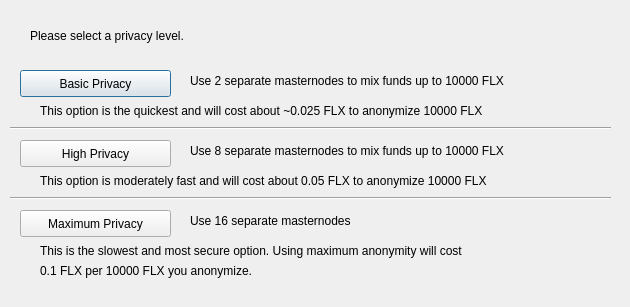
<?xml version="1.0" encoding="UTF-8"?>
<ui version="4.0">
 <class>DarksendConfig</class>
 <widget class="QDialog" name="DarksendConfig">
  <property name="geometry">
   <rect>
    <x>0</x>
    <y>0</y>
    <width>630</width>
    <height>307</height>
   </rect>
  </property>
  <property name="windowTitle">
   <string>Configure Darksend</string>
  </property>
  <widget class="QPushButton" name="buttonBasic">
   <property name="geometry">
    <rect>
     <x>20</x>
     <y>70</y>
     <width>151</width>
     <height>27</height>
    </rect>
   </property>
   <property name="text">
    <string>Basic Privacy</string>
   </property>
  </widget>
  <widget class="QPushButton" name="buttonHigh">
   <property name="geometry">
    <rect>
     <x>20</x>
     <y>140</y>
     <width>151</width>
     <height>27</height>
    </rect>
   </property>
   <property name="text">
    <string>High Privacy</string>
   </property>
  </widget>
  <widget class="QPushButton" name="buttonMax">
   <property name="geometry">
    <rect>
     <x>20</x>
     <y>210</y>
     <width>151</width>
     <height>27</height>
    </rect>
   </property>
   <property name="text">
    <string>Maximum Privacy</string>
   </property>
  </widget>
  <widget class="QLabel" name="label">
   <property name="geometry">
    <rect>
     <x>30</x>
     <y>20</y>
     <width>571</width>
     <height>31</height>
    </rect>
   </property>
   <property name="text">
    <string>Please select a privacy level.</string>
   </property>
  </widget>
  <widget class="QLabel" name="label_2">
   <property name="geometry">
    <rect>
     <x>190</x>
     <y>70</y>
     <width>421</width>
     <height>21</height>
    </rect>
   </property>
   <property name="text">
    <string>Use 2 separate masternodes to mix funds up to 10000 FLX</string>
   </property>
  </widget>
  <widget class="QLabel" name="label_3">
   <property name="geometry">
    <rect>
     <x>190</x>
     <y>140</y>
     <width>411</width>
     <height>21</height>
    </rect>
   </property>
   <property name="text">
    <string>Use 8 separate masternodes to mix funds up to 10000 FLX</string>
   </property>
  </widget>
  <widget class="QLabel" name="label_4">
   <property name="geometry">
    <rect>
     <x>190</x>
     <y>210</y>
     <width>421</width>
     <height>21</height>
    </rect>
   </property>
   <property name="text">
    <string>Use 16 separate masternodes</string>
   </property>
  </widget>
  <widget class="QLabel" name="label_6">
   <property name="geometry">
    <rect>
     <x>40</x>
     <y>100</y>
     <width>561</width>
     <height>21</height>
    </rect>
   </property>
   <property name="text">
    <string>This option is the quickest and will cost about ~0.025 FLX to anonymize 10000 FLX</string>
   </property>
  </widget>
  <widget class="QLabel" name="label_7">
   <property name="geometry">
    <rect>
     <x>40</x>
     <y>170</y>
     <width>561</width>
     <height>21</height>
    </rect>
   </property>
   <property name="text">
    <string>This option is moderately fast and will cost about 0.05 FLX to anonymize 10000 FLX</string>
   </property>
  </widget>
  <widget class="QLabel" name="label_8">
   <property name="geometry">
    <rect>
     <x>40</x>
     <y>240</y>
     <width>561</width>
     <height>21</height>
    </rect>
   </property>
   <property name="text">
    <string>This is the slowest and most secure option. Using maximum anonymity will cost</string>
   </property>
  </widget>
  <widget class="QLabel" name="label_9">
   <property name="geometry">
    <rect>
     <x>40</x>
     <y>260</y>
     <width>561</width>
     <height>21</height>
    </rect>
   </property>
   <property name="text">
    <string>0.1 FLX per 10000 FLX you anonymize.</string>
   </property>
  </widget>
  <widget class="Line" name="line">
   <property name="geometry">
    <rect>
     <x>10</x>
     <y>120</y>
     <width>601</width>
     <height>16</height>
    </rect>
   </property>
   <property name="orientation">
    <enum>Qt::Horizontal</enum>
   </property>
  </widget>
  <widget class="Line" name="line_2">
   <property name="geometry">
    <rect>
     <x>10</x>
     <y>190</y>
     <width>601</width>
     <height>16</height>
    </rect>
   </property>
   <property name="orientation">
    <enum>Qt::Horizontal</enum>
   </property>
  </widget>
 </widget>
 <resources/>
 <connections/>
</ui>
